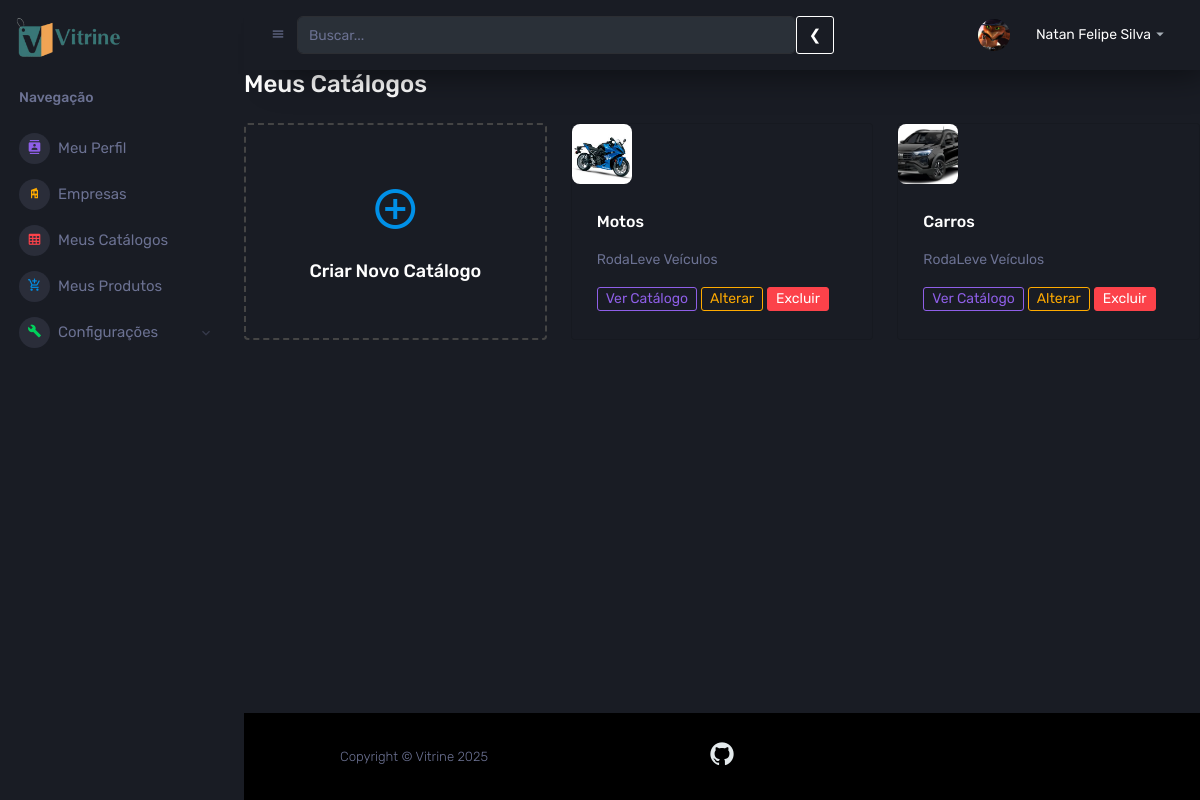
Before: /catalogo/meus-catalogos/ (signed in) with the older database file.
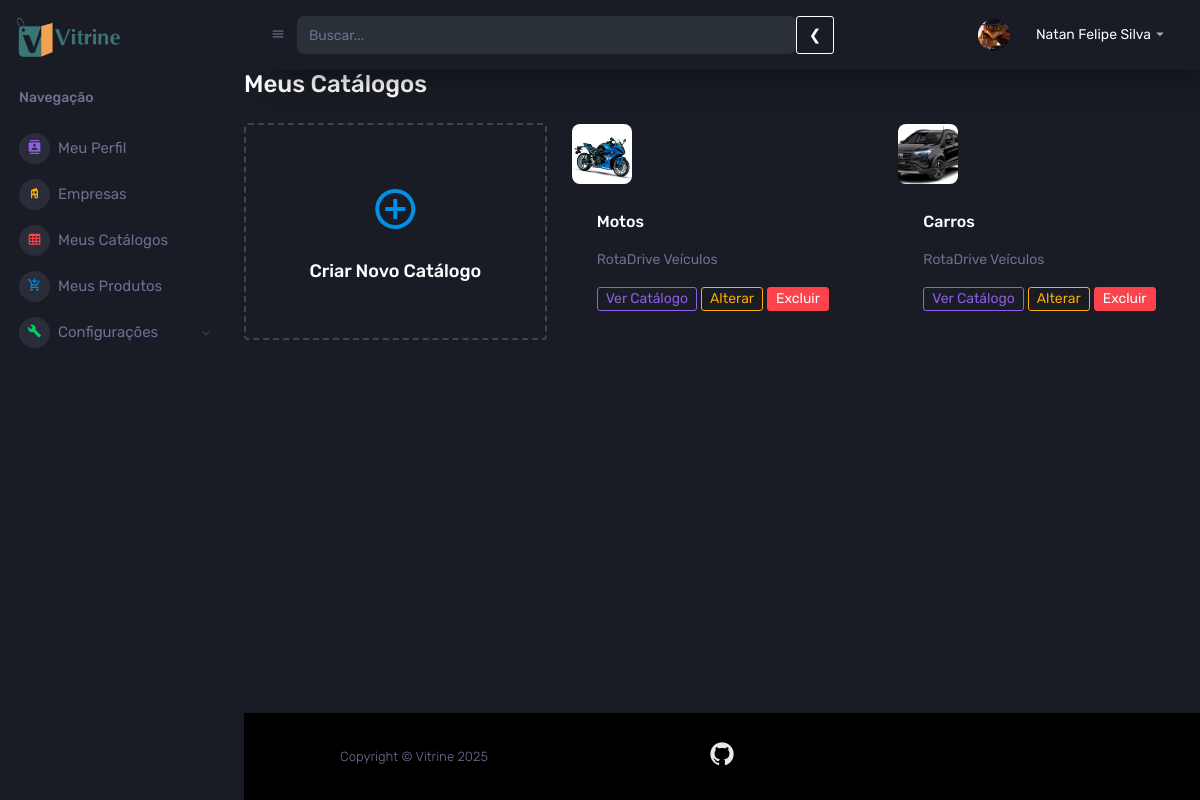
After: the same page with the newer database file.
### catalogo/models.py (models this page shows, shortened)
class Catalogo(ImageHandlerMixin, models.Model):
    empresa = models.ForeignKey(Empresa, on_delete=models.CASCADE, related_name="catalogos", null=True, blank=True)
    categoria = models.ForeignKey(Categoria, on_delete=models.SET_NULL, null=True, blank=True, related_name="catalogos")
    nome = models.CharField(max_length=60, help_text="Ex: Coleção Verão 2025, Mercearia, Roupas, Sobremesas...")
    descricao = models.CharField(max_length=80, blank=True, null=True, help_text="Diga brevemente o que o catálogo aborda (se necessário)")
    IMG = models.BinaryField(blank=True, null=True, verbose_name="Imagem Binária", editable=True)
    class Meta:
        unique_together = ('empresa', 'nome')
        verbose_name_plural = "Catálogos"

### empresa/models.py (models this page shows, shortened)
class Empresa(models.Model):
    nome = models.CharField(max_length=255, verbose_name="Nome da Loja/Empresa")
    CNPJ = models.CharField(max_length=18, unique=True, null=True, blank=True, verbose_name="CNPJ")
    ramo = models.CharField(max_length=100, verbose_name="Ramo de Atividade")
    estado = models.CharField(max_length=100, null=True, blank=True)
    cidade = models.CharField(max_length=100, null=True, blank=True)
    bairro = models.CharField(max_length=100, null=True, blank=True)
    logradouro = models.CharField(max_length=255, null=True, blank=True, verbose_name="Endereço")
    numero = models.CharField(max_length=10, null=True, blank=True, verbose_name="Número")
    detalhamento = models.CharField(max_length=255, null=True, blank=True, verbose_name="Complemento", help_text="Ex: Sala 10, Bloco C")
    responsavel = models.ForeignKey(get_user_model(), on_delete=models.CASCADE, related_name='empresas')

### catalogo/views.py (the view)
# urls.py: path('meus-catalogos/', views.visualizar_catalogos, name='visualizar_catalogos'),
@login_required
def visualizar_catalogos(request):
    catalogos = Catalogo.objects.filter(empresa__responsavel=request.user).order_by('-id')
    context = {
        'catalogos': catalogos
    }
    return render(request, 'catalogo/visualizar_catalogos.html', context)

### Vitrine/mixins.py (called while the page is built)
    def _get_image_binary_data(self):
        return getattr(self, self.image_field_name, None)

    def get_image_base64(self):
        binary_data = self._get_image_binary_data()
        if binary_data:
            return base64.b64encode(binary_data).decode('utf-8')
        return None

### templates/catalogo/visualizar_catalogos.html (shortened to what this page needs)
{% extends 'componentes/interno/base.html' %}
{% load static %}
{% block content %}
<div class="content-wrapper">
    <div class="row">
        <div class="col-12">
            <h3 class="mb-4">Meus Catálogos</h3>
        </div>
    </div>
    <div class="row">
        <div class="col-md-4 grid-margin stretch-card">
            <a href="{% url 'catalogo:criar_catalogo' %}" class="card-link text-decoration-none">
                <div class="card card-slot">
                    <div class="card-body text-center d-flex flex-column justify-content-center">
                        <i class="mdi mdi-plus-circle-outline mdi-48px text-primary"></i>
                        <h4 class="mt-3">Criar Novo Catálogo</h4>
                    </div>
                </div>
            </a>
        </div>
        {% for catalogo in catalogos %}
        <div class="col-md-4 grid-margin stretch-card">
            <div class="card">
                <img alt="{{ catalogo.nome }}" style="width: 60px; height: 60px; border-radius: 8px; object-fit: cover;">
                <div class="card-body">
                    <h5 class="card-title">{{ catalogo.nome }}</h5>
                    <p class="card-text text-muted">{{ catalogo.empresa.nome }}</p>
                    <div class="mt-3">
                        <a href="{% url 'catalogo:detalhe_catalogo' catalogo.pk %}" class="btn btn-outline-info btn-sm">Ver Catálogo</a>
                        <a href="{% url 'catalogo:alterar_catalogo' catalogo.pk %}" class="btn btn-outline-warning btn-sm">Alterar</a>
                        <a href="{% url 'catalogo:excluir_catalogo' catalogo.pk %}" class="btn btn-danger btn-sm">Excluir</a>
                        </div>
                </div>
            </div>
        </div>
            {% endfor %}
    </div>
</div>
{% endblock %}

Changed rows visible on the page:
changed Catalogo "Motos": empresa.nome "RodaLeve Veículos" → "RotaDrive Veículos"
changed through a linked row, Catalogo "Carros": empresa.nome "RodaLeve Veículos" → "RotaDrive Veículos"
